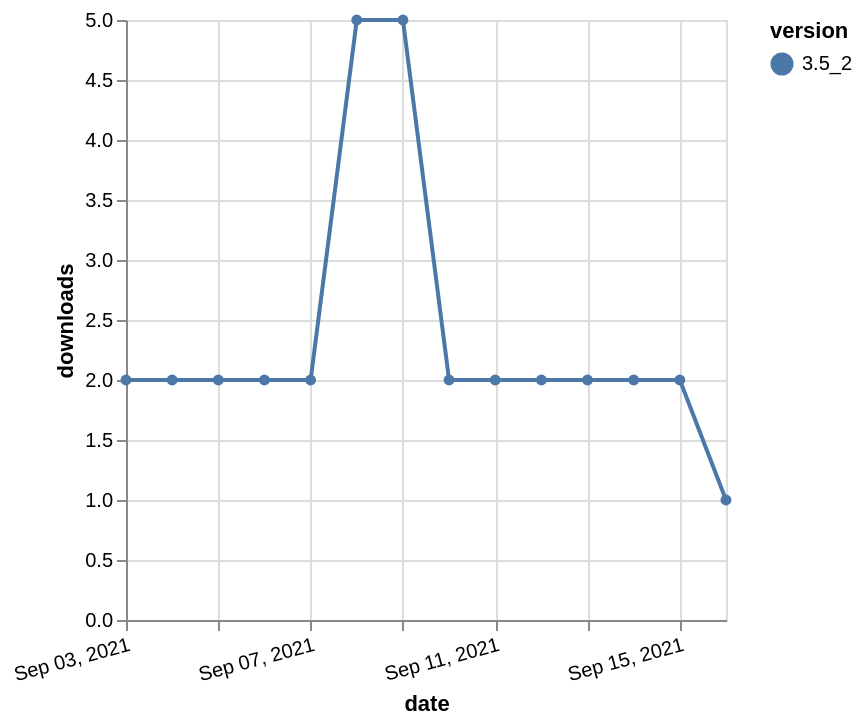

Source (Vega-Lite JSON):
### Vega-Lite specification from a JSON file in a GitHub repository (floating-point values rounded to 4 significant figures)
{"$schema": "https://vega.github.io/schema/vega-lite/v5.json", "description": "A simple bar chart with embedded data.", "data": {"values": [{"date": "2021-09-03", "total": 3854, "delta": 2, "version": "3.5_2"}, {"date": "2021-09-04", "total": 3856, "delta": 2, "version": "3.5_2"}, {"date": "2021-09-05", "total": 3858, "delta": 2, "version": "3.5_2"}, {"date": "2021-09-06", "total": 3860, "delta": 2, "version": "3.5_2"}, {"date": "2021-09-07", "total": 3862, "delta": 2, "version": "3.5_2"}, {"date": "2021-09-08", "total": 3867, "delta": 5, "version": "3.5_2"}, {"date": "2021-09-09", "total": 3872, "delta": 5, "version": "3.5_2"}, {"date": "2021-09-10", "total": 3874, "delta": 2, "version": "3.5_2"}, {"date": "2021-09-11", "total": 3876, "delta": 2, "version": "3.5_2"}, {"date": "2021-09-12", "total": 3878, "delta": 2, "version": "3.5_2"}, {"date": "2021-09-13", "total": 3880, "delta": 2, "version": "3.5_2"}, {"date": "2021-09-14", "total": 3882, "delta": 2, "version": "3.5_2"}, {"date": "2021-09-15", "total": 3884, "delta": 2, "version": "3.5_2"}, {"date": "2021-09-16", "total": 3885, "delta": 1, "version": "3.5_2"}]}, "width": "container", "mark": {"type": "line", "point": {"filled": true}}, "encoding": {"x": {"field": "date", "type": "temporal", "timeUnit": "yearmonthdate", "title": "date", "axis": {"labelAngle": -15}}, "y": {"field": "delta", "type": "quantitative", "title": "downloads"}, "color": {"field": "version", "type": "nominal"}, "tooltip": {"field": "delta"}}}
